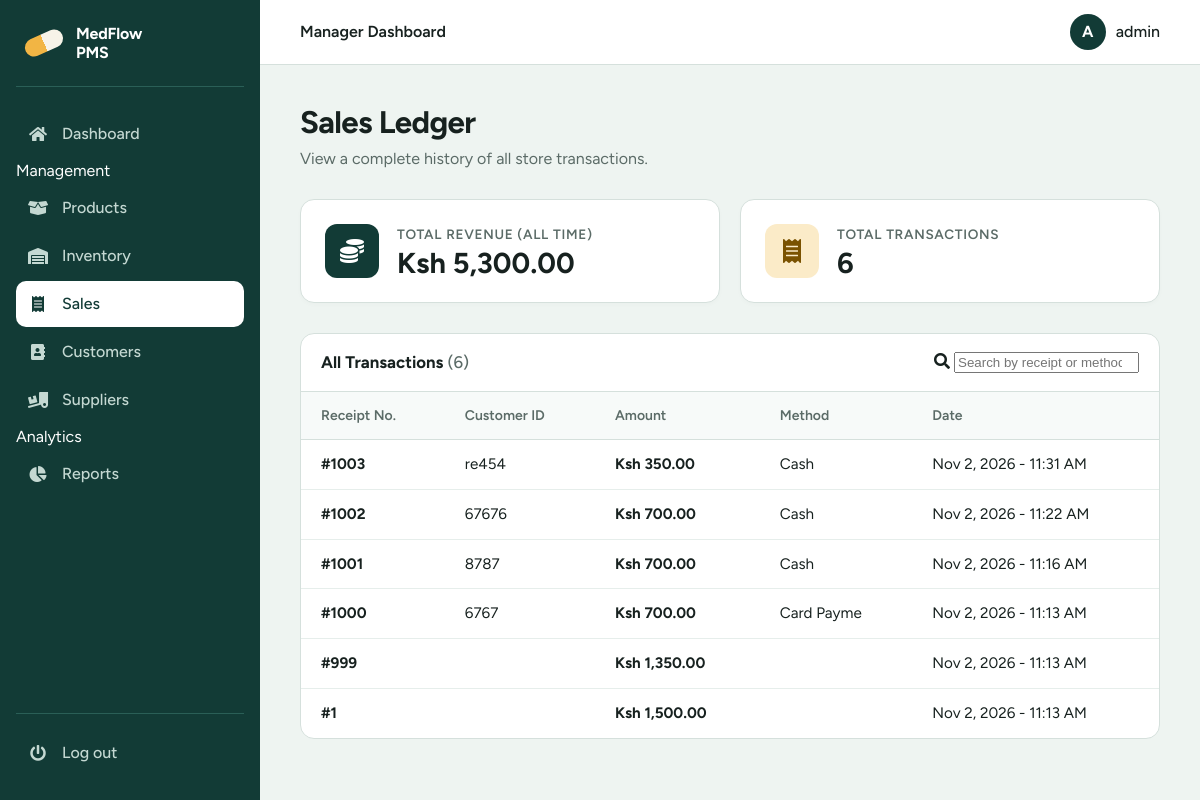
Screenshot of /manager/manager_sales.php (signed in) with the database file from the repository.
### tables this page shows
CREATE TABLE `receipts` (
  `reciptNo` int(10) NOT NULL,
  `customer_id` varchar(20) NOT NULL,
  `total` int(10) NOT NULL,
  `payType` varchar(30) NOT NULL,
  `serialno` varchar(10) DEFAULT NULL,
  `served_by` varchar(15) NOT NULL,
  `date` timestamp NOT NULL DEFAULT current_timestamp(),
  `cashier_id` int(11) DEFAULT NULL,
  `customer_name` varchar(60) DEFAULT NULL,
  `customer_phone` varchar(20) DEFAULT NULL,
  `discount` int(10) NOT NULL DEFAULT 0,
  `tendered` int(10) DEFAULT NULL,
  `change_due` int(10) NOT NULL DEFAULT 0,
  `notes` varchar(255) DEFAULT NULL
);

CREATE TABLE `paymenttypes` (
  `id` tinyint(5) NOT NULL,
  `Name` varchar(15) NOT NULL
);

### manager/manager_sales.php (the view, shortened to what this page needs)
<?php
include_once('../connect_db.php');
function safe_h($val) {
    return htmlspecialchars((string)($val ?? ''), ENT_QUOTES, 'UTF-8');
}
try {
    $stmt = $con->query("SELECT r.*, pt.Name as payment_method FROM receipts r LEFT JOIN paymenttypes pt ON r.payType = pt.Name ORDER BY r.date DESC");
    $sales = $stmt->fetchAll(PDO::FETCH_ASSOC);
} catch (PDOException $e) {
    $sales = [];
    $message1 = "Error: " . $e->getMessage();
}
$total_revenue = 0;
foreach ($sales as $s) { $total_revenue += ($s['total'] ?? 0); }
include '../includes/head.php';
include '../includes/sidebar_manager.php';
include '../includes/header.php';
?>
<main class="main">
    <h1>Sales Ledger</h1>
    <p class="lead">View a complete history of all store transactions.</p>
    <div class="metrics-grid" style="margin-bottom: 30px;">
        <div class="metric-card">
            <div class="metric-icon metric-icon--pine"><i class="fas fa-coins"></i></div>
            <div class="metric-info">
              <h3>Total Revenue (All Time)</h3>
              <p style="white-space: nowrap;">Ksh&nbsp;<?php echo number_format($total_revenue, 2); ?></p>
            </div>
        </div>
        <div class="metric-card">
            <div class="metric-icon metric-icon--amber"><i class="fas fa-receipt"></i></div>
            <div class="metric-info">
              <h3>Total Transactions</h3>
              <p><?php echo number_format(count($sales)); ?></p>
            </div>
        </div>
    </div>
    <section class="card">
      <div class="card-head">
        <h2>All Transactions <span class="count">(<?php echo count($sales); ?>)</span></h2>
        <div class="search">
          <i class="fas fa-search"></i>
          <input type="search" id="filter" placeholder="Search by receipt or method...">
        </div>
      </div>
      <div class="table-wrap">
        <table id="salesTable">
          <thead>
            <tr>
              <th>Receipt No.</th>
              <th>Customer ID</th>
              <th>Amount</th>
              <th>Method</th>
              <th>Date</th>
            </tr>
          </thead>
          <tbody>
          <?php foreach ($sales as $row): ?>
            <tr>
              <td><strong>#<?php echo safe_h($row['reciptNo'] ?? $row['receiptNo'] ?? $row['id'] ?? 'N/A'); ?></strong></td>
              <td><?php echo safe_h($row['customer_id'] ?? $row['customer_name']); ?></td>
              <td><strong>Ksh <?php echo number_format((float)($row['total'] ?? $row['amount'] ?? 0), 2); ?></strong></td>
              <td><?php echo safe_h($row['payment_method'] ?? $row['payType']); ?></td>
              <td><?php echo date('M j, Y - g:i A', strtotime($row['date'] ?? 'now')); ?></td>
            </tr>
          <?php endforeach; ?>
          </tbody>
        </table>
      </div>
    </section>
</main>
<?php include '../includes/footer.php'; ?>

### includes/head.php (style rules this page uses)
:root { --pine: #123b36; --pine-soft: #1c524b; --pine-line: #2a5f57; --amber: #f2b544; --mist: #eef4f1; --paper: #ffffff; --ink: #17211f; --ink-soft: #5b6b67; --line: #d5e0dc; --danger: #b3261e; --danger-bg: #fdecea; --ok: #1e6b3a; --ok-bg: #e6f4ea; --radius: 10px; --sidebar: 260px; --font: "Figtree", system-ui, -apple-system, sans-serif; }
*, *::before, *::after { box-sizing: border-box; }
html { -webkit-text-size-adjust: 100%; }
body { margin: 0; font-family: var(--font); font-size: 16px; line-height: 1.5; color: var(--ink); background: var(--mist); }
.main { margin-left: var(--sidebar); padding: 40px; max-width: 1200px; }
.main h1 { margin: 0 0 6px; font-size: clamp(1.6rem, 2.6vw, 2.2rem); line-height: 1.15; letter-spacing: -0.02em; }
.main .lead { margin: 0 0 28px; color: var(--ink-soft); }
.metrics-grid { display: grid; grid-template-columns: repeat(auto-fit, minmax(220px, 1fr)); gap: 20px; margin-bottom: 40px; }
.metric-card { background: var(--paper); border: 1px solid var(--line); border-radius: 14px; padding: 24px; display: flex; align-items: center; gap: 18px; box-shadow: 0 2px 4px rgba(0,0,0,0.02); }
.metric-icon { width: 54px; height: 54px; border-radius: 12px; display: grid; place-items: center; font-size: 1.5rem; flex-shrink: 0; }
.metric-icon--pine { background: var(--pine); color: #fff; }
.metric-icon--amber { background: #fbebc8; color: #7a5200; }
.metric-info h3 { margin: 0; font-size: 0.85rem; color: var(--ink-soft); font-weight: 600; text-transform: uppercase; letter-spacing: 0.05em; }
.metric-info p { margin: 4px 0 0; font-size: 1.8rem; font-weight: 700; color: var(--ink); line-height: 1; }
.card { background: var(--paper); border: 1px solid var(--line); border-radius: 14px; overflow: hidden; }
.card-head { display: flex; align-items: center; justify-content: space-between; gap: 16px; flex-wrap: wrap; padding: 16px 20px; border-bottom: 1px solid var(--line); }
.card-head h2 { margin: 0; font-size: 1.05rem; }
.count { color: var(--ink-soft); font-weight: 500; }
.table-wrap { overflow-x: auto; }
table { width: 100%; border-collapse: collapse; font-size: 0.95rem; }
th, td { padding: 13px 20px; text-align: left; white-space: nowrap; }
th { font-size: 0.875rem; font-weight: 600; color: var(--ink-soft); background: #f7faf9; border-bottom: 1px solid var(--line); }
td { border-bottom: 1px solid #e6eeeb; }
tbody tr:last-child td { border-bottom: 0; }

### rows the page displays
receipts: reciptNo "1003", customer "re454", total "350.00", paymenttypes.Name "Cash", date "Nov 2, 2026 - 11:31 AM"
receipts: reciptNo "1002", customer "67676", total "700.00", paymenttypes.Name "Cash", date "Nov 2, 2026 - 11:22 AM"
receipts: reciptNo "1001", customer "8787", total "700.00", paymenttypes.Name "Cash", date "Nov 2, 2026 - 11:16 AM"
receipts: reciptNo "1000", customer "6767", total "700.00", payType "Card Payme", date "Nov 2, 2026 - 11:13 AM"
receipts: reciptNo "999", total "1,350.00", date "Nov 2, 2026 - 11:13 AM"
receipts: reciptNo "1", total "1,500.00", date "Nov 2, 2026 - 11:13 AM"

### other values shown
$topbar_title "Manager Dashboard"
substr($user, 0, 1) "A"
$user "admin"
$total_revenue "5,300.00"
count($sales) "6"
